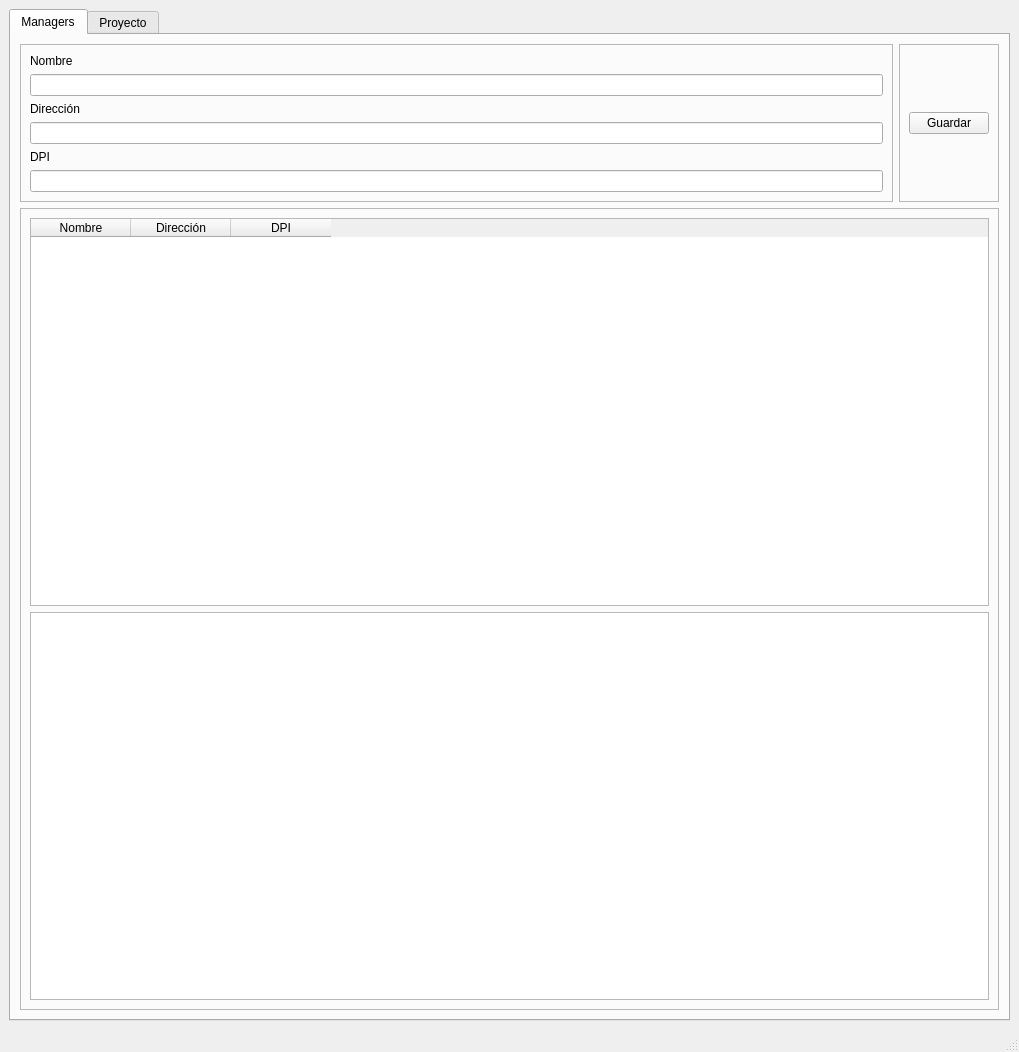
<?xml version="1.0" encoding="UTF-8"?>
<ui version="4.0">
 <class>MainWindow</class>
 <widget class="QMainWindow" name="MainWindow">
  <property name="geometry">
   <rect>
    <x>0</x>
    <y>0</y>
    <width>1019</width>
    <height>1052</height>
   </rect>
  </property>
  <property name="windowTitle">
   <string>MainWindow</string>
  </property>
  <widget class="QWidget" name="centralwidget">
   <layout class="QGridLayout" name="gridLayout_8">
    <item row="0" column="0">
     <widget class="QTabWidget" name="tabWidget">
      <property name="currentIndex">
       <number>0</number>
      </property>
      <widget class="QWidget" name="managerTab">
       <attribute name="title">
        <string>Managers</string>
       </attribute>
       <layout class="QGridLayout" name="gridLayout_3">
        <item row="0" column="0">
         <widget class="QFrame" name="frame">
          <property name="frameShape">
           <enum>QFrame::StyledPanel</enum>
          </property>
          <property name="frameShadow">
           <enum>QFrame::Raised</enum>
          </property>
          <layout class="QVBoxLayout" name="verticalLayout">
           <item>
            <widget class="QLabel" name="label">
             <property name="text">
              <string>Nombre</string>
             </property>
            </widget>
           </item>
           <item>
            <widget class="QLineEdit" name="name"/>
           </item>
           <item>
            <widget class="QLabel" name="label_3">
             <property name="text">
              <string>Dirección</string>
             </property>
            </widget>
           </item>
           <item>
            <widget class="QLineEdit" name="address"/>
           </item>
           <item>
            <widget class="QLabel" name="label_4">
             <property name="text">
              <string>DPI</string>
             </property>
            </widget>
           </item>
           <item>
            <widget class="QLineEdit" name="dpi"/>
           </item>
          </layout>
         </widget>
        </item>
        <item row="0" column="1">
         <widget class="QFrame" name="frame_2">
          <property name="frameShape">
           <enum>QFrame::StyledPanel</enum>
          </property>
          <property name="frameShadow">
           <enum>QFrame::Raised</enum>
          </property>
          <layout class="QVBoxLayout" name="verticalLayout_2">
           <item>
            <widget class="QPushButton" name="insertManager">
             <property name="text">
              <string>Guardar</string>
             </property>
            </widget>
           </item>
          </layout>
         </widget>
        </item>
        <item row="1" column="0" colspan="2">
         <widget class="QFrame" name="frame_3">
          <property name="frameShape">
           <enum>QFrame::StyledPanel</enum>
          </property>
          <property name="frameShadow">
           <enum>QFrame::Raised</enum>
          </property>
          <layout class="QGridLayout" name="gridLayout_2">
           <item row="2" column="0" colspan="2">
            <widget class="QTextEdit" name="manager_logs"/>
           </item>
           <item row="1" column="0" colspan="2">
            <widget class="QTableWidget" name="manager_table">
             <column>
              <property name="text">
               <string>Nombre</string>
              </property>
             </column>
             <column>
              <property name="text">
               <string>Dirección</string>
              </property>
             </column>
             <column>
              <property name="text">
               <string>DPI</string>
              </property>
             </column>
            </widget>
           </item>
          </layout>
         </widget>
        </item>
       </layout>
      </widget>
      <widget class="QWidget" name="proyectTab">
       <attribute name="title">
        <string>Proyecto</string>
       </attribute>
       <layout class="QGridLayout" name="gridLayout_6">
        <item row="0" column="0">
         <widget class="QFrame" name="frame_4">
          <property name="frameShape">
           <enum>QFrame::StyledPanel</enum>
          </property>
          <property name="frameShadow">
           <enum>QFrame::Raised</enum>
          </property>
          <layout class="QVBoxLayout" name="verticalLayout_4">
           <item>
            <widget class="QLabel" name="label_9">
             <property name="text">
              <string>Nombre</string>
             </property>
            </widget>
           </item>
           <item>
            <widget class="QLineEdit" name="project_name"/>
           </item>
           <item>
            <widget class="QLabel" name="label_10">
             <property name="text">
              <string>Presupuesto (Q)</string>
             </property>
            </widget>
           </item>
           <item>
            <widget class="QLineEdit" name="budget"/>
           </item>
           <item>
            <widget class="QLabel" name="label_11">
             <property name="text">
              <string>Manager</string>
             </property>
            </widget>
           </item>
           <item>
            <widget class="QComboBox" name="manager_id"/>
           </item>
           <item>
            <widget class="QLabel" name="label_17">
             <property name="text">
              <string>Servicio</string>
             </property>
            </widget>
           </item>
           <item>
            <widget class="QComboBox" name="service_id"/>
           </item>
           <item>
            <widget class="QGroupBox" name="groupBox">
             <property name="title">
              <string>Familia beneficiada</string>
             </property>
             <layout class="QGridLayout" name="gridLayout">
              <item row="3" column="0">
               <widget class="QLineEdit" name="family_address"/>
              </item>
              <item row="4" column="0">
               <widget class="QLabel" name="label_19">
                <property name="text">
                 <string>Ingresos</string>
                </property>
               </widget>
              </item>
              <item row="5" column="0">
               <widget class="QLineEdit" name="monthly_income"/>
              </item>
              <item row="0" column="0">
               <widget class="QLabel" name="label_20">
                <property name="text">
                 <string>Apellido</string>
                </property>
               </widget>
              </item>
              <item row="2" column="0">
               <widget class="QLabel" name="label_18">
                <property name="text">
                 <string>Dirección</string>
                </property>
               </widget>
              </item>
              <item row="1" column="0">
               <widget class="QLineEdit" name="last_name"/>
              </item>
              <item row="6" column="0">
               <widget class="QFrame" name="frame_10">
                <property name="frameShape">
                 <enum>QFrame::StyledPanel</enum>
                </property>
                <property name="frameShadow">
                 <enum>QFrame::Raised</enum>
                </property>
                <layout class="QVBoxLayout" name="verticalLayout_8">
                 <item>
                  <widget class="QLabel" name="label_12">
                   <property name="text">
                    <string>Nombre</string>
                   </property>
                  </widget>
                 </item>
                 <item>
                  <widget class="QLineEdit" name="sibling_name"/>
                 </item>
                 <item>
                  <widget class="QLabel" name="label_16">
                   <property name="text">
                    <string>Edad</string>
                   </property>
                  </widget>
                 </item>
                 <item>
                  <widget class="QLineEdit" name="age"/>
                 </item>
                 <item>
                  <widget class="QPushButton" name="appendSibling">
                   <property name="text">
                    <string>Añadir</string>
                   </property>
                  </widget>
                 </item>
                 <item>
                  <widget class="QListView" name="member_list"/>
                 </item>
                </layout>
               </widget>
              </item>
             </layout>
            </widget>
           </item>
          </layout>
         </widget>
        </item>
        <item row="0" column="1">
         <widget class="QFrame" name="frame_5">
          <property name="frameShape">
           <enum>QFrame::StyledPanel</enum>
          </property>
          <property name="frameShadow">
           <enum>QFrame::Raised</enum>
          </property>
          <layout class="QVBoxLayout" name="verticalLayout_5">
           <item>
            <widget class="QPushButton" name="insertProject">
             <property name="text">
              <string>Guardar</string>
             </property>
            </widget>
           </item>
          </layout>
         </widget>
        </item>
        <item row="1" column="0" colspan="2">
         <widget class="QFrame" name="frame_6">
          <property name="frameShape">
           <enum>QFrame::StyledPanel</enum>
          </property>
          <property name="frameShadow">
           <enum>QFrame::Raised</enum>
          </property>
          <layout class="QGridLayout" name="gridLayout_5">
           <item row="1" column="0" colspan="2">
            <widget class="QTableWidget" name="project_table">
             <column>
              <property name="text">
               <string>Nombre</string>
              </property>
             </column>
             <column>
              <property name="text">
               <string>Presupuesto (Q)</string>
              </property>
             </column>
             <column>
              <property name="text">
               <string>Manager</string>
              </property>
             </column>
             <column>
              <property name="text">
               <string>Servicio</string>
              </property>
             </column>
             <column>
              <property name="text">
               <string>Familia beneficiada</string>
              </property>
             </column>
            </widget>
           </item>
           <item row="2" column="0" colspan="2">
            <widget class="QTextEdit" name="project_logs"/>
           </item>
          </layout>
         </widget>
        </item>
       </layout>
      </widget>
     </widget>
    </item>
   </layout>
  </widget>
  <widget class="QMenuBar" name="menubar">
   <property name="geometry">
    <rect>
     <x>0</x>
     <y>0</y>
     <width>1019</width>
     <height>26</height>
    </rect>
   </property>
  </widget>
  <widget class="QStatusBar" name="statusbar"/>
 </widget>
 <resources/>
 <connections/>
</ui>
